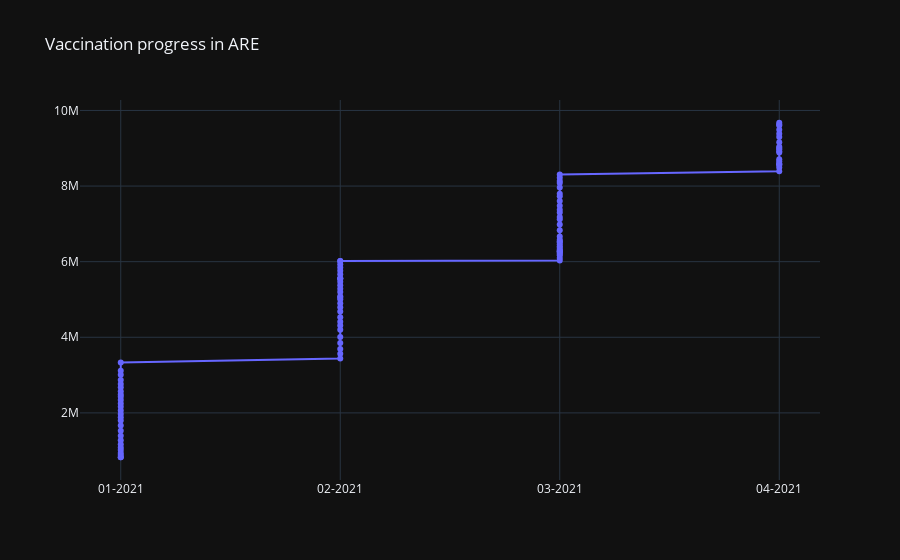

The notebook cell saved with this chart:
### Code cell
import plotly.graph_objects as go

x=[i.split('-')[1]+'-'+i.split('-')[0] for i in vaccination_total.Date ]
fig = go.Figure()
fig.update_layout(template='plotly_dark')
fig.add_trace(go.Scatter(x=x, 
                         y=vaccination_total['Total_Vaccinations'],
                         mode='lines+markers',
                         name='total_cases',
                         line=dict(color='rgb(102, 102, 255)', width=2)))

fig.update_layout(
    title = 'Vaccination progress in '+str(string),
    xaxis_tickformat = '%d %B (%a)<br>%Y'
)
fig.show()
